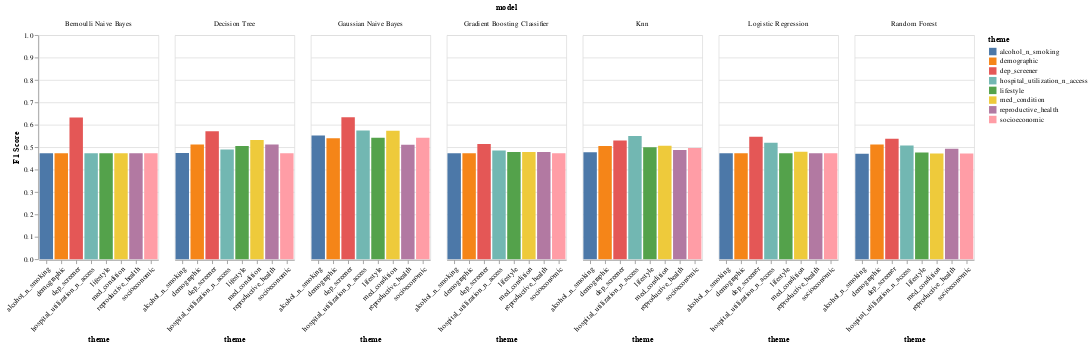

The code cell stored with this chart in its notebook:
### Code cell
by_theme_f1

### Figure 1 — Vega-Lite specification as saved in the notebook (floating-point values rounded to 4 significant figures)
{"config": {"view": {"continuousWidth": 400, "continuousHeight": 300}}, "data": {"name": "data-7b434f014e065e8c294e09e892127b95"}, "facet": {"field": "model", "type": "nominal"}, "spec": {"mark": "bar", "encoding": {"color": {"field": "theme", "type": "nominal"}, "x": {"axis": {"labelAngle": -45}, "field": "theme", "title": "theme", "type": "nominal"}, "y": {"field": "f1-score", "scale": {"domain": [0, 1]}, "title": "F1 Score", "type": "quantitative"}}}, "$schema": "https://vega.github.io/schema/vega-lite/v4.17.0.json", "datasets": {"data-7b434f014e065e8c294e09e892127b95": [{"model": "Bernoulli Naive Bayes", "grouping": "Macro Avg", "precision": 0.6145, "recall": 0.6752, "f1-score": 0.6324, "support": 1549.0, "accuracy": 0.827, "theme": "dep_screener"}, {"model": "Gaussian Naive Bayes", "grouping": "Macro Avg", "precision": 0.6186, "recall": 0.6605, "f1-score": 0.6337, "support": 1549.0, "accuracy": 0.8405, "theme": "dep_screener"}, {"model": "Decision Tree", "grouping": "Macro Avg", "precision": 0.5906, "recall": 0.5611, "f1-score": 0.5706, "support": 1549.0, "accuracy": 0.867, "theme": "dep_screener"}, {"model": "Logistic Regression", "grouping": "Macro Avg", "precision": 0.6856, "recall": 0.5383, "f1-score": 0.5464, "support": 1549.0, "accuracy": 0.8961, "theme": "dep_screener"}, {"model": "Random Forest", "grouping": "Macro Avg", "precision": 0.6323, "recall": 0.5326, "f1-score": 0.5376, "support": 1549.0, "accuracy": 0.8909, "theme": "dep_screener"}, {"model": "Knn", "grouping": "Macro Avg", "precision": 0.641, "recall": 0.5281, "f1-score": 0.53, "support": 1549.0, "accuracy": 0.8928, "theme": "dep_screener"}, {"model": "Gradient Boosting Classifier", "grouping": "Macro Avg", "precision": 0.7198, "recall": 0.5199, "f1-score": 0.5137, "support": 1549.0, "accuracy": 0.898, "theme": "dep_screener"}, {"model": "Gaussian Naive Bayes", "grouping": "Macro Avg", "precision": 0.572, "recall": 0.6457, "f1-score": 0.5746, "support": 1549.0, "accuracy": 0.754, "theme": "hospital_utilization_n_access"}, {"model": "Knn", "grouping": "Macro Avg", "precision": 0.6731, "recall": 0.5403, "f1-score": 0.5497, "support": 1549.0, "accuracy": 0.8948, "theme": "hospital_utilization_n_access"}, {"model": "Logistic Regression", "grouping": "Macro Avg", "precision": 0.7365, "recall": 0.523, "f1-score": 0.5194, "support": 1549.0, "accuracy": 0.8986, "theme": "hospital_utilization_n_access"}, {"model": "Random Forest", "grouping": "Macro Avg", "precision": 0.681, "recall": 0.5163, "f1-score": 0.5075, "support": 1549.0, "accuracy": 0.8967, "theme": "hospital_utilization_n_access"}, {"model": "Decision Tree", "grouping": "Macro Avg", "precision": 0.5856, "recall": 0.5066, "f1-score": 0.4896, "support": 1549.0, "accuracy": 0.8941, "theme": "hospital_utilization_n_access"}, {"model": "Gradient Boosting Classifier", "grouping": "Macro Avg", "precision": 0.6158, "recall": 0.5049, "f1-score": 0.4847, "support": 1549.0, "accuracy": 0.8961, "theme": "hospital_utilization_n_access"}, {"model": "Bernoulli Naive Bayes", "grouping": "Macro Avg", "precision": 0.4487, "recall": 0.5, "f1-score": 0.4729, "support": 1549.0, "accuracy": 0.8974, "theme": "hospital_utilization_n_access"}, {"model": "Gaussian Naive Bayes", "grouping": "Macro Avg", "precision": 0.5469, "recall": 0.5712, "f1-score": 0.5515, "support": 1549.0, "accuracy": 0.7902, "theme": "alcohol_n_smoking"}, {"model": "Logistic Regression", "grouping": "Macro Avg", "precision": 0.4487, "recall": 0.5, "f1-score": 0.4729, "support": 1549.0, "accuracy": 0.8974, "theme": "alcohol_n_smoking"}, {"model": "Bernoulli Naive Bayes", "grouping": "Macro Avg", "precision": 0.4487, "recall": 0.5, "f1-score": 0.4729, "support": 1549.0, "accuracy": 0.8974, "theme": "alcohol_n_smoking"}, {"model": "Gradient Boosting Classifier", "grouping": "Macro Avg", "precision": 0.4486, "recall": 0.4996, "f1-score": 0.4728, "support": 1549.0, "accuracy": 0.8967, "theme": "alcohol_n_smoking"}, {"model": "Knn", "grouping": "Macro Avg", "precision": 0.4903, "recall": 0.4992, "f1-score": 0.477, "support": 1549.0, "accuracy": 0.8909, "theme": "alcohol_n_smoking"}, {"model": "Random Forest", "grouping": "Macro Avg", "precision": 0.4483, "recall": 0.4957, "f1-score": 0.4708, "support": 1549.0, "accuracy": 0.8896, "theme": "alcohol_n_smoking"}, {"model": "Decision Tree", "grouping": "Macro Avg", "precision": 0.4674, "recall": 0.4942, "f1-score": 0.474, "support": 1549.0, "accuracy": 0.8819, "theme": "alcohol_n_smoking"}, {"model": "Gaussian Naive Bayes", "grouping": "Macro Avg", "precision": 0.511, "recall": 0.5132, "f1-score": 0.5113, "support": 1549.0, "accuracy": 0.8012, "theme": "reproductive_health"}, {"model": "Decision Tree", "grouping": "Macro Avg", "precision": 0.5113, "recall": 0.5121, "f1-score": 0.5116, "support": 1549.0, "accuracy": 0.8141, "theme": "reproductive_health"}, {"model": "Random Forest", "grouping": "Macro Avg", "precision": 0.5148, "recall": 0.5039, "f1-score": 0.4932, "support": 1549.0, "accuracy": 0.8793, "theme": "reproductive_health"}, {"model": "Knn", "grouping": "Macro Avg", "precision": 0.528, "recall": 0.5037, "f1-score": 0.4874, "support": 1549.0, "accuracy": 0.889, "theme": "reproductive_health"}, {"model": "Gradient Boosting Classifier", "grouping": "Macro Avg", "precision": 0.6156, "recall": 0.5024, "f1-score": 0.4789, "support": 1549.0, "accuracy": 0.8967, "theme": "reproductive_health"}, {"model": "Bernoulli Naive Bayes", "grouping": "Macro Avg", "precision": 0.4487, "recall": 0.5, "f1-score": 0.4729, "support": 1549.0, "accuracy": 0.8974, "theme": "reproductive_health"}, {"model": "Logistic Regression", "grouping": "Macro Avg", "precision": 0.4487, "recall": 0.5, "f1-score": 0.4729, "support": 1549.0, "accuracy": 0.8974, "theme": "reproductive_health"}, {"model": "Gaussian Naive Bayes", "grouping": "Macro Avg", "precision": 0.566, "recall": 0.6108, "f1-score": 0.5736, "support": 1549.0, "accuracy": 0.7863, "theme": "med_condition"}, {"model": "Decision Tree", "grouping": "Macro Avg", "precision": 0.5296, "recall": 0.5363, "f1-score": 0.5317, "support": 1549.0, "accuracy": 0.8076, "theme": "med_condition"}, {"model": "Knn", "grouping": "Macro Avg", "precision": 0.6265, "recall": 0.5149, "f1-score": 0.506, "support": 1549.0, "accuracy": 0.8941, "theme": "med_condition"}, {"model": "Logistic Regression", "grouping": "Macro Avg", "precision": 0.6989, "recall": 0.5028, "f1-score": 0.4791, "support": 1549.0, "accuracy": 0.8974, "theme": "med_condition"}, {"model": "Gradient Boosting Classifier", "grouping": "Macro Avg", "precision": 0.5112, "recall": 0.5006, "f1-score": 0.4778, "support": 1549.0, "accuracy": 0.8935, "theme": "med_condition"}, {"model": "Bernoulli Naive Bayes", "grouping": "Macro Avg", "precision": 0.4487, "recall": 0.5, "f1-score": 0.4729, "support": 1549.0, "accuracy": 0.8974, "theme": "med_condition"}, {"model": "Random Forest", "grouping": "Macro Avg", "precision": 0.4485, "recall": 0.4978, "f1-score": 0.4719, "support": 1549.0, "accuracy": 0.8935, "theme": "med_condition"}, {"model": "Gaussian Naive Bayes", "grouping": "Macro Avg", "precision": 0.5524, "recall": 0.5375, "f1-score": 0.542, "support": 1549.0, "accuracy": 0.8547, "theme": "lifestyle"}, {"model": "Knn", "grouping": "Macro Avg", "precision": 0.5886, "recall": 0.511, "f1-score": 0.4997, "support": 1549.0, "accuracy": 0.8922, "theme": "lifestyle"}, {"model": "Decision Tree", "grouping": "Macro Avg", "precision": 0.5055, "recall": 0.5053, "f1-score": 0.5053, "support": 1549.0, "accuracy": 0.8218, "theme": "lifestyle"}, {"model": "Gradient Boosting Classifier", "grouping": "Macro Avg", "precision": 0.5202, "recall": 0.501, "f1-score": 0.4781, "support": 1549.0, "accuracy": 0.8941, "theme": "lifestyle"}, {"model": "Bernoulli Naive Bayes", "grouping": "Macro Avg", "precision": 0.4487, "recall": 0.5, "f1-score": 0.4729, "support": 1549.0, "accuracy": 0.8974, "theme": "lifestyle"}, {"model": "Logistic Regression", "grouping": "Macro Avg", "precision": 0.4486, "recall": 0.4996, "f1-score": 0.4728, "support": 1549.0, "accuracy": 0.8967, "theme": "lifestyle"}, {"model": "Random Forest", "grouping": "Macro Avg", "precision": 0.4818, "recall": 0.4981, "f1-score": 0.4763, "support": 1549.0, "accuracy": 0.889, "theme": "lifestyle"}, {"model": "Gaussian Naive Bayes", "grouping": "Macro Avg", "precision": 0.5831, "recall": 0.5341, "f1-score": 0.5401, "support": 1549.0, "accuracy": 0.8786, "theme": "demographic"}, {"model": "Knn", "grouping": "Macro Avg", "precision": 0.6079, "recall": 0.5142, "f1-score": 0.5053, "support": 1549.0, "accuracy": 0.8928, "theme": "demographic"}, {"model": "Random Forest", "grouping": "Macro Avg", "precision": 0.5362, "recall": 0.5142, "f1-score": 0.5119, "support": 1549.0, "accuracy": 0.8728, "theme": "demographic"}, {"model": "Decision Tree", "grouping": "Macro Avg", "precision": 0.5138, "recall": 0.5111, "f1-score": 0.5116, "support": 1549.0, "accuracy": 0.8373, "theme": "demographic"}, {"model": "Logistic Regression", "grouping": "Macro Avg", "precision": 0.4487, "recall": 0.5, "f1-score": 0.4729, "support": 1549.0, "accuracy": 0.8974, "theme": "demographic"}, {"model": "Bernoulli Naive Bayes", "grouping": "Macro Avg", "precision": 0.4487, "recall": 0.5, "f1-score": 0.4729, "support": 1549.0, "accuracy": 0.8974, "theme": "demographic"}, {"model": "Gradient Boosting Classifier", "grouping": "Macro Avg", "precision": 0.4486, "recall": 0.4996, "f1-score": 0.4728, "support": 1549.0, "accuracy": 0.8967, "theme": "demographic"}, {"model": "Gaussian Naive Bayes", "grouping": "Macro Avg", "precision": 0.5478, "recall": 0.5388, "f1-score": 0.5421, "support": 1549.0, "accuracy": 0.847, "theme": "socioeconomic"}, {"model": "Gradient Boosting Classifier", "grouping": "Macro Avg", "precision": 0.4487, "recall": 0.5, "f1-score": 0.4729, "support": 1549.0, "accuracy": 0.8974, "theme": "socioeconomic"}, {"model": "Bernoulli Naive Bayes", "grouping": "Macro Avg", "precision": 0.4487, "recall": 0.5, "f1-score": 0.4729, "support": 1549.0, "accuracy": 0.8974, "theme": "socioeconomic"}, {"model": "Logistic Regression", "grouping": "Macro Avg", "precision": 0.4487, "recall": 0.5, "f1-score": 0.4729, "support": 1549.0, "accuracy": 0.8974, "theme": "socioeconomic"}, {"model": "Random Forest", "grouping": "Macro Avg", "precision": 0.4484, "recall": 0.4968, "f1-score": 0.4713, "support": 1549.0, "accuracy": 0.8915, "theme": "socioeconomic"}, {"model": "Knn", "grouping": "Macro Avg", "precision": 0.4958, "recall": 0.4956, "f1-score": 0.4957, "support": 1549.0, "accuracy": 0.8096, "theme": "socioeconomic"}, {"model": "Decision Tree", "grouping": "Macro Avg", "precision": 0.4647, "recall": 0.4927, "f1-score": 0.4731, "support": 1549.0, "accuracy": 0.8793, "theme": "socioeconomic"}]}}
